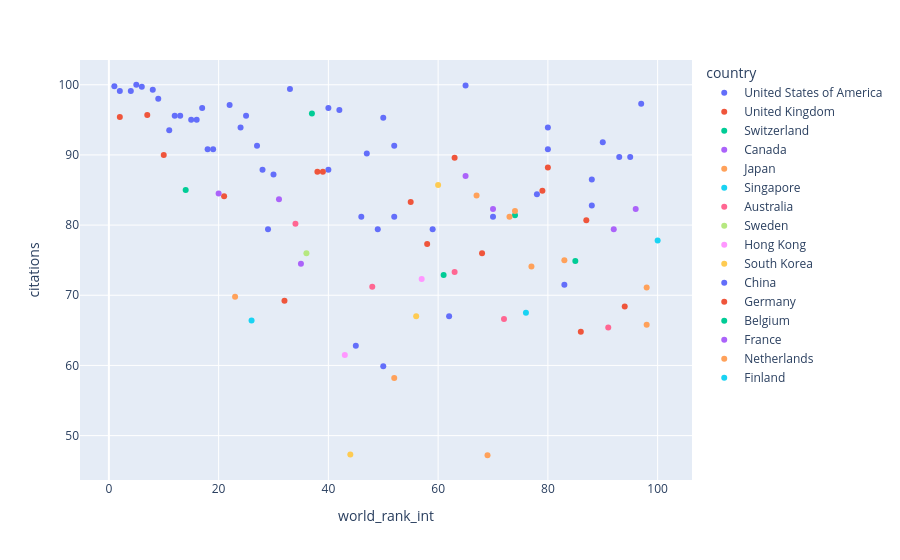
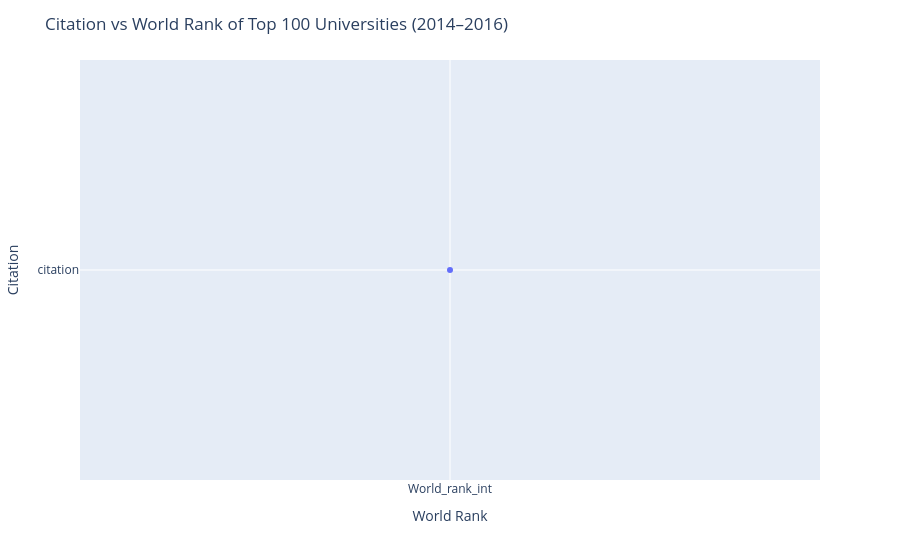

Notebook code for these charts, in order:
### Code cell
# Step 2: Update the layout of the plot
px.scatter(df_years,
           x='world_rank_int',
           y='citations',
           color='country').show()
fig.update_layout(
    title_text='Citation vs World Rank of Top 100 Universities (2014–2016)'
)

fig.update_xaxes(title='World Rank')
fig.update_yaxes(title='Citation')

# Rank nhỏ là tốt hơn → đảo trục X (ăn điểm)
fig.update_xaxes(autorange='reversed')

fig.show()

### Figure 1 — Plotly figure (JSON) as saved in the notebook; plotly's stock layout.template omitted (floating-point values rounded to 4 significant figures)
{"data": [{"hovertemplate": "country=United States of America<br>world_rank_int=%{x}<br>citations=%{y}<extra></extra>", "legendgroup": "United States of America", "marker": {"color": "#636efa", "symbol": "circle"}, "mode": "markers", "name": "United States of America", "orientation": "v", "showlegend": true, "type": "scatter", "x": [1, 2, 4, 5, 6, 8, 9, 11, 12, 13, 15, 16, 17, 18, 19, 22, 24, 25, 27, 28, 29, 30, 33, 40, 40, 42, 46, 47, 49, 50, 52, 52, 59, 62, 65, 70, 78, 80, 80, 83, 88, 88, 90, 93, 95, 97], "xaxis": "x", "y": [99.8, 99.1, 99.1, 100.0, 99.7, 99.3, 98.0, 93.5, 95.6, 95.6, 95.0, 95.0, 96.7, 90.8, 90.8, 97.1, 93.9, 95.6, 91.3, 87.9, 79.4, 87.2, 99.4, 87.9, 96.7, 96.4, 81.2, 90.2, 79.4, 95.3, 91.3, 81.2, 79.4, 67.0, 99.9, 81.2, 84.4, 90.8, 93.9, 71.5, 82.8, 86.5, 91.8, 89.7, 89.7, 97.3], "yaxis": "y"}, {"hovertemplate": "country=United Kingdom<br>world_rank_int=%{x}<br>citations=%{y}<extra></extra>", "legendgroup": "United Kingdom", "marker": {"color": "#EF553B", "symbol": "circle"}, "mode": "markers", "name": "United Kingdom", "orientation": "v", "showlegend": true, "type": "scatter", "x": [2, 7, 10, 21, 32, 38, 39, 58, 79, 80], "xaxis": "x", "y": [95.4, 95.7, 90.0, 84.1, 69.2, 87.6, 87.6, 77.3, 84.9, 88.2], "yaxis": "y"}, {"hovertemplate": "country=Switzerland<br>world_rank_int=%{x}<br>citations=%{y}<extra></extra>", "legendgroup": "Switzerland", "marker": {"color": "#00cc96", "symbol": "circle"}, "mode": "markers", "name": "Switzerland", "orientation": "v", "showlegend": true, "type": "scatter", "x": [14, 37, 74], "xaxis": "x", "y": [85.0, 95.9, 81.4], "yaxis": "y"}, {"hovertemplate": "country=Canada<br>world_rank_int=%{x}<br>citations=%{y}<extra></extra>", "legendgroup": "Canada", "marker": {"color": "#ab63fa", "symbol": "circle"}, "mode": "markers", "name": "Canada", "orientation": "v", "showlegend": true, "type": "scatter", "x": [20, 31, 35, 92], "xaxis": "x", "y": [84.5, 83.7, 74.5, 79.4], "yaxis": "y"}, {"hovertemplate": "country=Japan<br>world_rank_int=%{x}<br>citations=%{y}<extra></extra>", "legendgroup": "Japan", "marker": {"color": "#FFA15A", "symbol": "circle"}, "mode": "markers", "name": "Japan", "orientation": "v", "showlegend": true, "type": "scatter", "x": [23, 52], "xaxis": "x", "y": [69.8, 58.2], "yaxis": "y"}, {"hovertemplate": "country=Singapore<br>world_rank_int=%{x}<br>citations=%{y}<extra></extra>", "legendgroup": "Singapore", "marker": {"color": "#19d3f3", "symbol": "circle"}, "mode": "markers", "name": "Singapore", "orientation": "v", "showlegend": true, "type": "scatter", "x": [26, 76], "xaxis": "x", "y": [66.4, 67.5], "yaxis": "y"}, {"hovertemplate": "country=Australia<br>world_rank_int=%{x}<br>citations=%{y}<extra></extra>", "legendgroup": "Australia", "marker": {"color": "#FF6692", "symbol": "circle"}, "mode": "markers", "name": "Australia", "orientation": "v", "showlegend": true, "type": "scatter", "x": [34, 48, 63, 72, 91], "xaxis": "x", "y": [80.2, 71.2, 73.3, 66.6, 65.4], "yaxis": "y"}, {"hovertemplate": "country=Sweden<br>world_rank_int=%{x}<br>citations=%{y}<extra></extra>", "legendgroup": "Sweden", "marker": {"color": "#B6E880", "symbol": "circle"}, "mode": "markers", "name": "Sweden", "orientation": "v", "showlegend": true, "type": "scatter", "x": [36], "xaxis": "x", "y": [76.0], "yaxis": "y"}, {"hovertemplate": "country=Hong Kong<br>world_rank_int=%{x}<br>citations=%{y}<extra></extra>", "legendgroup": "Hong Kong", "marker": {"color": "#FF97FF", "symbol": "circle"}, "mode": "markers", "name": "Hong Kong", "orientation": "v", "showlegend": true, "type": "scatter", "x": [43, 57], "xaxis": "x", "y": [61.5, 72.3], "yaxis": "y"}, {"hovertemplate": "country=South Korea<br>world_rank_int=%{x}<br>citations=%{y}<extra></extra>", "legendgroup": "South Korea", "marker": {"color": "#FECB52", "symbol": "circle"}, "mode": "markers", "name": "South Korea", "orientation": "v", "showlegend": true, "type": "scatter", "x": [44, 56, 60], "xaxis": "x", "y": [47.3, 67.0, 85.7], "yaxis": "y"}, {"hovertemplate": "country=China<br>world_rank_int=%{x}<br>citations=%{y}<extra></extra>", "legendgroup": "China", "marker": {"color": "#636efa", "symbol": "circle"}, "mode": "markers", "name": "China", "orientation": "v", "showlegend": true, "type": "scatter", "x": [45, 50], "xaxis": "x", "y": [62.8, 59.9], "yaxis": "y"}, {"hovertemplate": "country=Germany<br>world_rank_int=%{x}<br>citations=%{y}<extra></extra>", "legendgroup": "Germany", "marker": {"color": "#EF553B", "symbol": "circle"}, "mode": "markers", "name": "Germany", "orientation": "v", "showlegend": true, "type": "scatter", "x": [55, 63, 68, 86, 87, 94], "xaxis": "x", "y": [83.3, 89.6, 76.0, 64.8, 80.7, 68.4], "yaxis": "y"}, {"hovertemplate": "country=Belgium<br>world_rank_int=%{x}<br>citations=%{y}<extra></extra>", "legendgroup": "Belgium", "marker": {"color": "#00cc96", "symbol": "circle"}, "mode": "markers", "name": "Belgium", "orientation": "v", "showlegend": true, "type": "scatter", "x": [61, 85], "xaxis": "x", "y": [72.9, 74.9], "yaxis": "y"}, {"hovertemplate": "country=France<br>world_rank_int=%{x}<br>citations=%{y}<extra></extra>", "legendgroup": "France", "marker": {"color": "#ab63fa", "symbol": "circle"}, "mode": "markers", "name": "France", "orientation": "v", "showlegend": true, "type": "scatter", "x": [65, 70, 96], "xaxis": "x", "y": [87.0, 82.3, 82.3], "yaxis": "y"}, {"hovertemplate": "country=Netherlands<br>world_rank_int=%{x}<br>citations=%{y}<extra></extra>", "legendgroup": "Netherlands", "marker": {"color": "#FFA15A", "symbol": "circle"}, "mode": "markers", "name": "Netherlands", "orientation": "v", "showlegend": true, "type": "scatter", "x": [67, 69, 73, 74, 77, 83, 98, 98], "xaxis": "x", "y": [84.2, 47.2, 81.2, 82.0, 74.1, 75.0, 65.8, 71.1], "yaxis": "y"}, {"hovertemplate": "country=Finland<br>world_rank_int=%{x}<br>citations=%{y}<extra></extra>", "legendgroup": "Finland", "marker": {"color": "#19d3f3", "symbol": "circle"}, "mode": "markers", "name": "Finland", "orientation": "v", "showlegend": true, "type": "scatter", "x": [100], "xaxis": "x", "y": [77.8], "yaxis": "y"}], "layout": {"autosize": true, "legend": {"title": {"text": "country"}, "tracegroupgap": 0}, "margin": {"t": 60}, "xaxis": {"anchor": "y", "autorange": true, "domain": [0, 1], "range": [-5.789, 106.8], "title": {"text": "world_rank_int"}, "type": "linear"}, "yaxis": {"anchor": "x", "autorange": true, "domain": [0, 1], "range": [43.11, 104.1], "title": {"text": "citations"}, "type": "linear"}}}

### Figure 2 — Plotly figure (JSON) as saved in the notebook; plotly's stock layout.template omitted (floating-point values rounded to 4 significant figures)
{"data": [{"hovertemplate": "x=%{x}<br>y=%{y}<extra></extra>", "legendgroup": "", "marker": {"color": "#636efa", "symbol": "circle"}, "mode": "markers", "name": "", "orientation": "v", "showlegend": false, "type": "scatter", "x": ["World_rank_int"], "xaxis": "x", "y": ["citation"], "yaxis": "y"}], "layout": {"autosize": true, "legend": {"tracegroupgap": 0}, "margin": {"t": 60}, "title": {"text": "Citation vs World Rank of Top 100 Universities (2014–2016)"}, "xaxis": {"anchor": "y", "autorange": true, "domain": [0, 1], "range": [1, -1], "title": {"text": "World Rank"}, "type": "category"}, "yaxis": {"anchor": "x", "autorange": true, "domain": [0, 1], "range": [-1, 1], "title": {"text": "Citation"}, "type": "category"}}}
